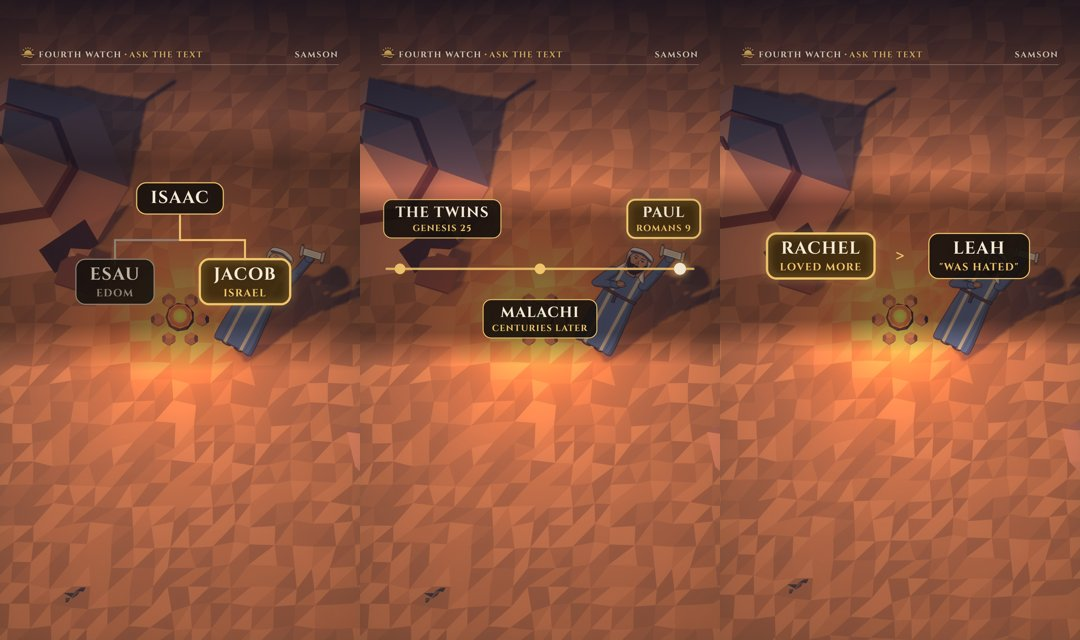
#> input picture engine_lab/explain_lab.jpg, 1080 x 640 px
$ python -i npr.py   (imports and definitions only)   (older library calls are emulated)
#> lines starting #> are read from the running program, lines starting #| are printed output that depends on the picture
#> further down, picture is the input picture: shape (640, 1080, 3); mean B, G, R 58.3, 80.2, 134.2
"""Painting, inking and shading tools that work from 3D passes. Every style reads real form from the render."""
import sys

import cv2
import numpy as np
from scipy.ndimage import gaussian_filter1d, map_coordinates
from skimage.morphology import skeletonize

sys.path.insert(0, "/home/claude/fw-tools")
import exr


def hexc(s):
    s = s.lstrip("#")
    return (np.array([int(s[i:i + 2], 16) for i in (0, 2, 4)], np.float32) / 255) ** 2.2


def srgb(x):
    return np.clip(x, 0, 1) ** (1 / 2.2)


def linear(x):
    return np.clip(x, 0, 1) ** 2.2


def lum(x):
    return x[..., 0] * .3 + x[..., 1] * .59 + x[..., 2] * .11


def blur(x, s):
#> called with s = 6
    return cv2.GaussianBlur(np.asarray(x, np.float32), (0, 0), s)


# [14 lines left out: functions noise, fbm, not called in this run]


def save(path, img, q=93):
    im = (np.clip(img, 0, 1) * 255 + .5).astype(np.uint8)[..., ::-1]
    cv2.imwrite(str(path), im, [cv2.IMWRITE_JPEG_QUALITY, q])


class Passes:
    # [18 lines left out: functions __init__, mask, not called in this run]


def fog(C, Z, color, dist, power=1.2, far=None):
    f = 1 - np.exp(-(Z / dist) ** power)
    return C * (1 - f[..., None]) + np.asarray(color, np.float32) * f[..., None], f


# [68 lines left out: functions edge_map, trace, ink, not called in this run]


def orientation(img_lum, sigma=6):
    b = blur(img_lum, sigma)
    gx = cv2.Sobel(b, cv2.CV_32F, 1, 0, ksize=3)
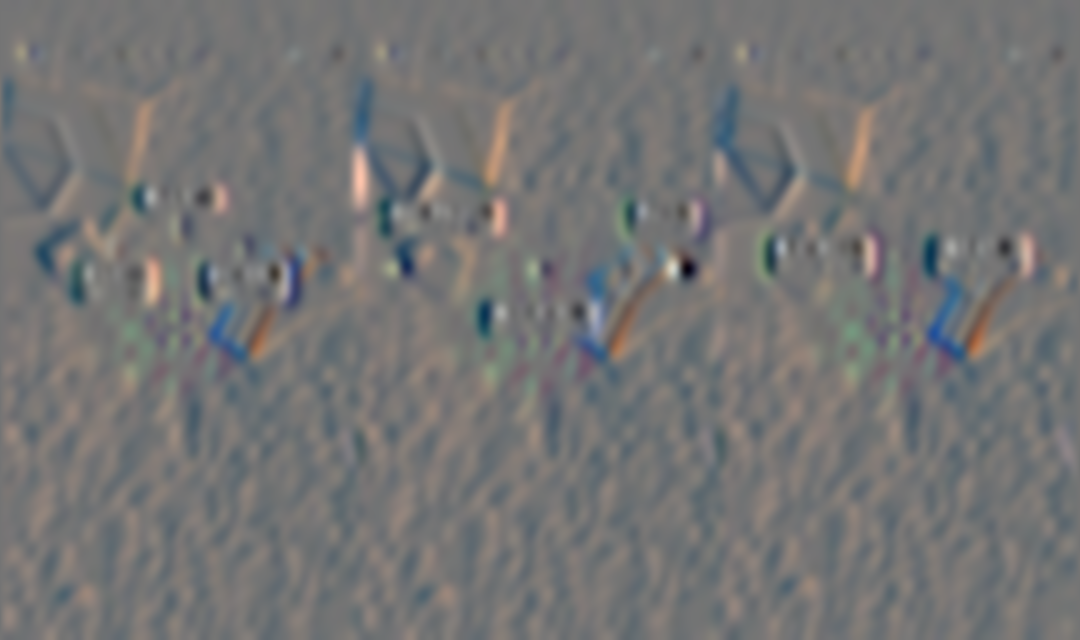
#> gx: shape (640, 1080, 3) float32; mean B, G, R 0, 0, 0.1; drawn with min black and max white
    gy = cv2.Sobel(b, cv2.CV_32F, 0, 1, ksize=3)
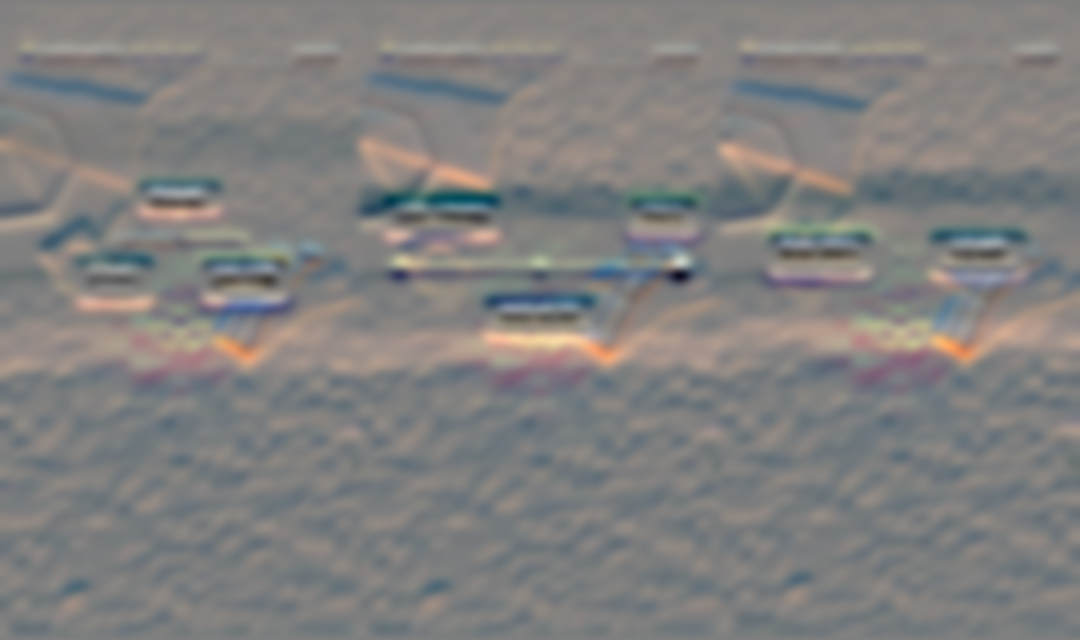
#> gy: shape (640, 1080, 3) float32; mean B, G, R 0.3, 0.7, 1.3; drawn with min black and max white
    # Structure tensor, so strokes follow form rather than noise.
    jxx, jyy, jxy = blur(gx * gx, sigma), blur(gy * gy, sigma), blur(gx * gy, sigma)
#> call 2 of blur, with s = 6
#> in blur (call 2), `return cv2.GaussianBlur(np.asarray(x, np.float32), (0, 0), s)`:
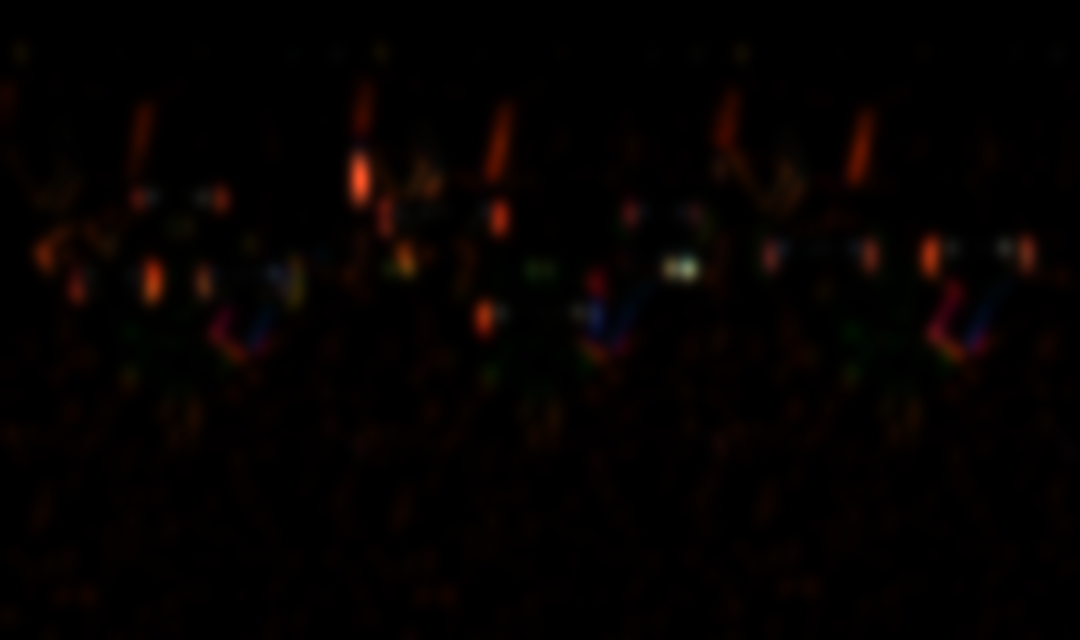
#> returned value: shape (640, 1080, 3) float32; mean of channels 0, 1, 2 8.5, 18.3, 47.9; drawn with min black and max white
#> call 3 of blur, with s = 6
#> in blur (call 3), `return cv2.GaussianBlur(np.asarray(x, np.float32), (0, 0), s)`:
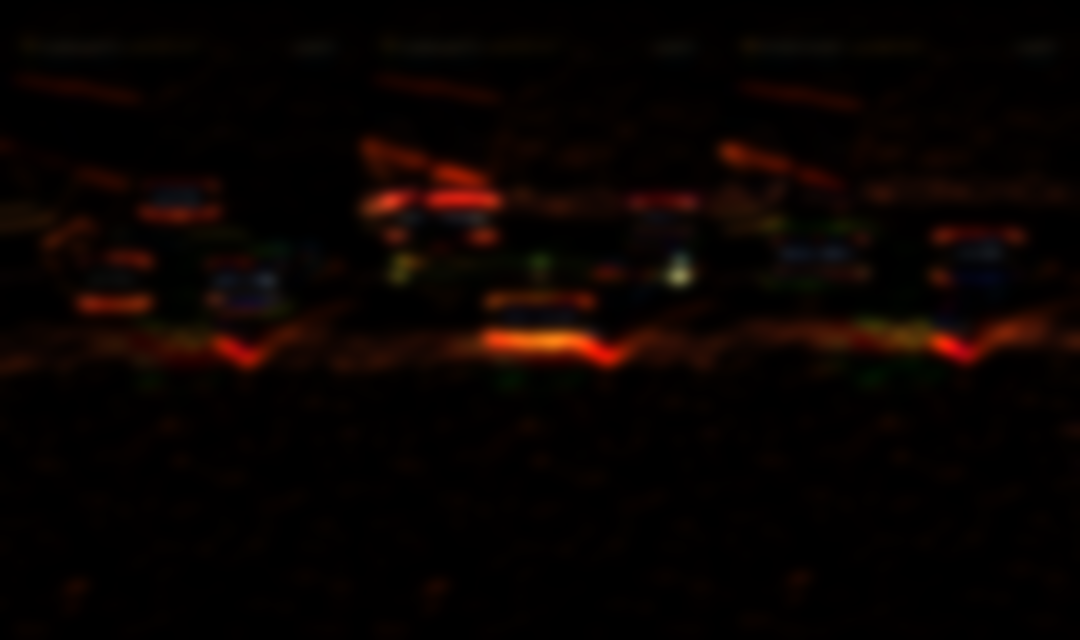
#> returned value: shape (640, 1080, 3) float32; mean of channels 0, 1, 2 15.8, 39.5, 115; drawn with min black and max white
#> call 4 of blur, with s = 6
#> in blur (call 4), `return cv2.GaussianBlur(np.asarray(x, np.float32), (0, 0), s)`:
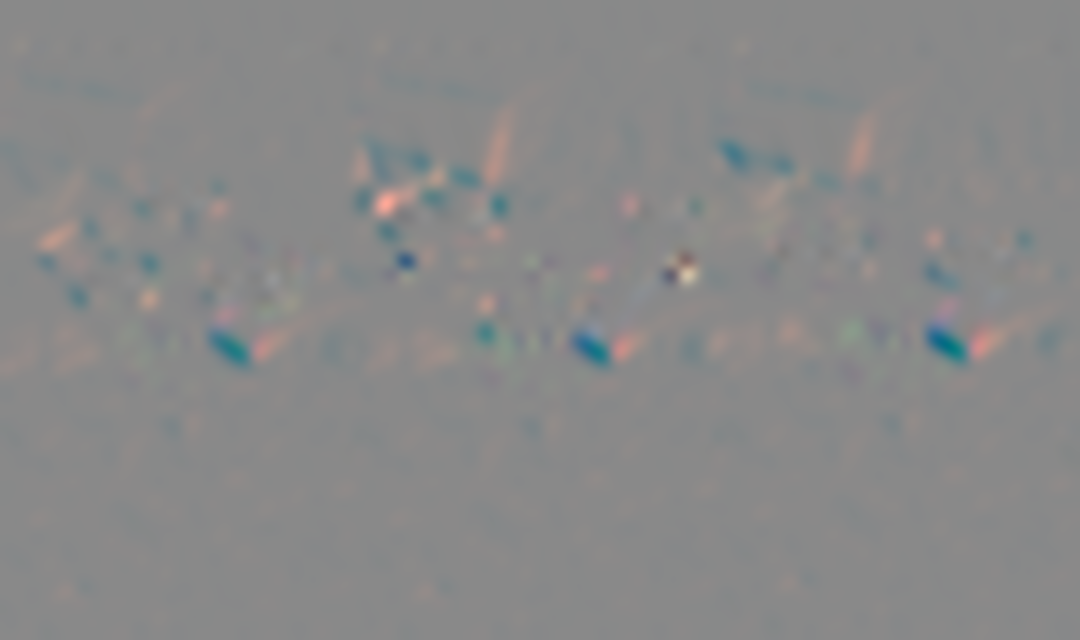
#> returned value: shape (640, 1080, 3) float32; mean of channels 0, 1, 2 0.6, 0.9, 0.9; drawn with min black and max white
    return .5 * np.arctan2(2 * jxy, jxx - jyy) + np.pi / 2
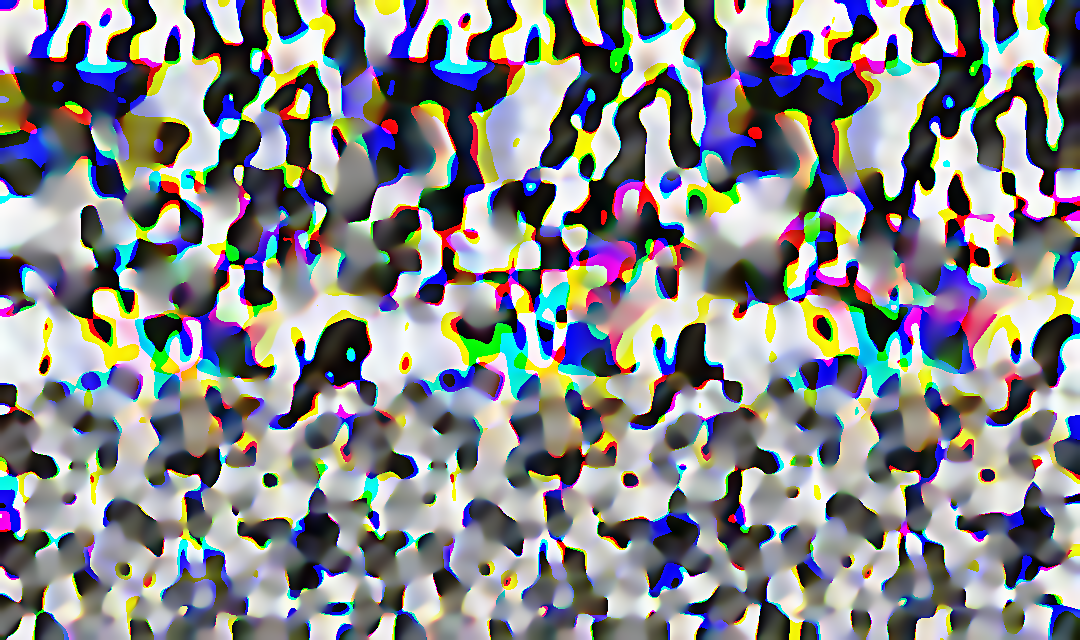
#> returned value: shape (640, 1080, 3) float32; mean of channels 0, 1, 2 1.69, 1.66, 1.65; drawn with min black and max white


# [105 lines left out: functions painter, lic, impasto, paper_tex, posterize_light, smooth_in and 1 more, not called in this run]


def grain(img, amount=.012, seed=2):
    return np.clip(img + np.random.default_rng(seed).normal(0, amount, img.shape[:2])[..., None], 0, 1)


def bloom(x, th=.6, a=.5):
    hi = np.clip(x - th, 0, None)
    return x + (blur(hi, 6) * .7 + blur(hi, 26) * .6 + blur(hi, 70) * .4) * a


# [5 lines left out: function vignette, not called in this run]


def curve(x, c=.42):
    return np.clip(x + (x - .5) * x * (1 - x) * c, 0, 1)


# [14 lines left out: function rays, not called in this run]

>>> import cv2
>>> picture = cv2.imread('../../engine_lab/explain_lab.jpg')
>>> result = orientation(picture)

$ run again, on engine_lab/lab2.jpg
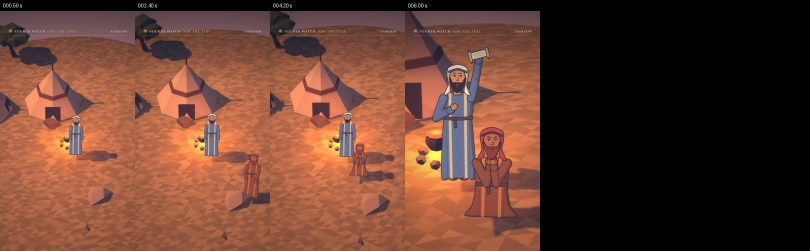
#> input picture engine_lab/lab2.jpg, 1620 x 502 px (shown at 1/2 size)
#> picture is the input picture: shape (502, 1620, 3); mean B, G, R 46.4, 60.7, 99.8
#> in orientation, `gy = cv2.Sobel(b, cv2.CV_32F, 0, 1, ksize=3)`:
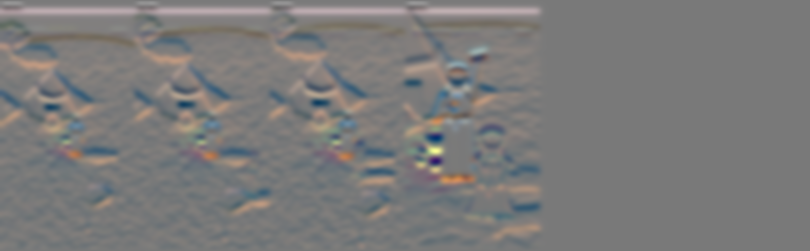
#> gy: shape (502, 1620, 3) float32 (shown at 1/2 size); mean B, G, R 0.6, 0.9, 1.5; drawn with min black and max white
#> in orientation, `return .5 * np.arctan2(2 * jxy, jxx - jyy) + np.pi / 2`:
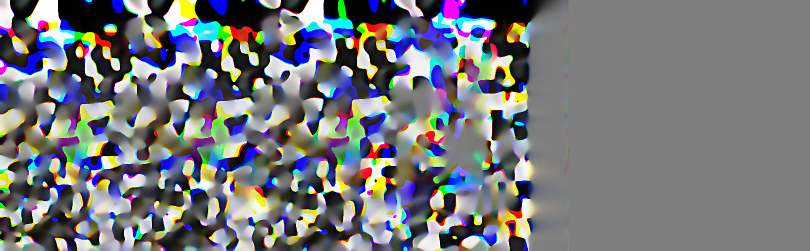
#> returned value: shape (502, 1620, 3) float32 (shown at 1/2 size); mean of channels 0, 1, 2 1.52, 1.48, 1.45; drawn with min black and max white
